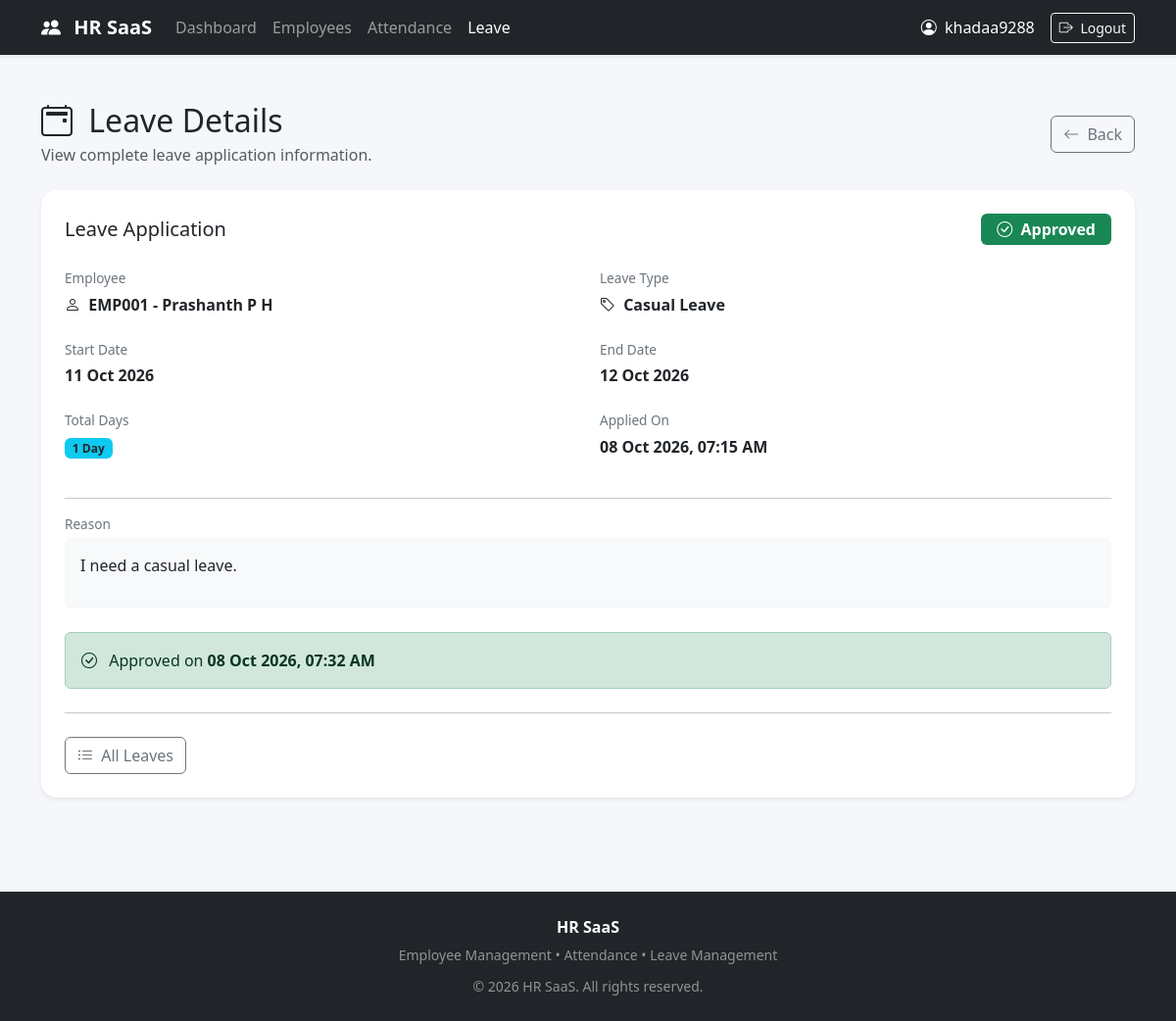
Screenshot of /leave/2/ (signed in) with the database file from the repository.
### leave/models.py (models this page shows, shortened)
class Leave(models.Model):
    LEAVE_TYPE_CHOICES = [
        ("Casual Leave", "Casual Leave"),
        ("Sick Leave", "Sick Leave"),
        ("Earned Leave", "Earned Leave"),
        ("Maternity Leave", "Maternity Leave"),
        ("Paternity Leave", "Paternity Leave"),
        ("Unpaid Leave", "Unpaid Leave"),
        ("Other", "Other"),
    ]
    STATUS_CHOICES = [
        ("Pending", "Pending"),
        ("Approved", "Approved"),
        ("Rejected", "Rejected"),
        ("Cancelled", "Cancelled"),
    ]
    employee = models.ForeignKey(
        Employee,
        on_delete=models.CASCADE,
        related_name="leave_requests"
    )
    leave_type = models.CharField(
        max_length=50,
        choices=LEAVE_TYPE_CHOICES
    )
    start_date = models.DateField()
    end_date = models.DateField()
    days = models.PositiveIntegerField(
        editable=False,
        default=1
    )
    reason = models.TextField()
    status = models.CharField(
        max_length=20,
        choices=STATUS_CHOICES,
        default="Pending"
    )
    applied_at = models.DateTimeField(
        auto_now_add=True
    )
    updated_at = models.DateTimeField(
        auto_now=True
    )
    approved_at = models.DateTimeField(
        null=True,
        blank=True
    )
    class Meta:
        ordering = ["-applied_at"]
        verbose_name = "Leave Request"
        verbose_name_plural = "Leave Requests"

### employees/models.py (models this page shows)
class Employee(models.Model):
    GENDER_CHOICES = [
        ("Male", "Male"),
        ("Female", "Female"),
        ("Other", "Other"),
    ]
    EMPLOYMENT_CHOICES = [
        ("Full Time", "Full Time"),
        ("Part Time", "Part Time"),
        ("Contract", "Contract"),
        ("Intern", "Intern"),
    ]
    STATUS_CHOICES = [
        ("Active", "Active"),
        ("Inactive", "Inactive"),
        ("On Leave", "On Leave"),
    ]
    employee_id = models.CharField(
        max_length=20,
        unique=True
    )
    first_name = models.CharField(
        max_length=100
    )
    last_name = models.CharField(
        max_length=100
    )
    email = models.EmailField(
        unique=True
    )
    phone = models.CharField(
        max_length=20
    )
    date_of_birth = models.DateField(
        null=True,
        blank=True
    )
    gender = models.CharField(
        max_length=20,
        choices=GENDER_CHOICES
    )
    department = models.CharField(
        max_length=100
    )
    designation = models.CharField(
        max_length=100
    )
    employment_type = models.CharField(
        max_length=20,
        choices=EMPLOYMENT_CHOICES,
        default="Full Time"
    )
    joining_date = models.DateField()
    salary = models.DecimalField(
        max_digits=12,
        decimal_places=2
    )
    status = models.CharField(
        max_length=20,
        choices=STATUS_CHOICES,
        default="Active"
    )
    address = models.TextField(
        blank=True
    )
    emergency_contact = models.CharField(
        max_length=20,
        blank=True
    )
    profile_photo = models.ImageField(
        upload_to="employees/",
        blank=True,
        null=True
    )
    created_at = models.DateTimeField(
        auto_now_add=True
    )
    updated_at = models.DateTimeField(
        auto_now=True
    )
    class Meta:
        ordering = ["-created_at"]
    def __str__(self):
        return f"{self.employee_id} - {self.first_name} {self.last_name}"

### leave/views.py (the view)
@login_required
def leave_detail(request, pk):
    leave = get_object_or_404(
        Leave.objects.select_related("employee"),
        pk=pk,
    )
    return render(
        request,
        "leave/leave_detail.html",
        {
            "leave": leave,
            "is_hr_or_admin": is_hr_or_admin(request.user),
        },
    )

### leave/views.py (called while the page is built)
def is_hr_or_admin(user):
    if not user.is_authenticated:
        return False
    if user.is_superuser or user.is_staff:
        return True
    try:
        role = user.profile.role
        return role in ["HR", "ADMIN"]
    except Exception:
        return False

### templates/leave/leave_detail.html (shortened to what this page needs)
<!DOCTYPE html>
<html lang="en">
<head>
    <link
        href="https://cdn.jsdelivr.net/npm/bootstrap@5.3.3/dist/css/bootstrap.min.css"
        rel="stylesheet"
    >
    <link
        href="https://cdn.jsdelivr.net/npm/bootstrap-icons@1.11.3/font/bootstrap-icons.css"
        rel="stylesheet"
    >
</head>
<body>
<nav class="navbar navbar-expand-lg navbar-dark bg-dark shadow-sm">
    <div class="container">
        <a class="navbar-brand" href="/">
            <i class="bi bi-people-fill me-2"></i>
            HR SaaS
        </a>
        <div class="collapse navbar-collapse" id="navbarNav">
            <ul class="navbar-nav me-auto">
                <li class="nav-item">
                    <a class="nav-link" href="/">
                        Dashboard
                    </a>
                </li>
                <li class="nav-item">
                    <a class="nav-link" href="/employees/">
                        Employees
                    </a>
                </li>
                <li class="nav-item">
                    <a class="nav-link" href="/attendance/">
                        Attendance
                    </a>
                </li>
                <li class="nav-item">
                    <a class="nav-link active" href="{% url 'leave:list' %}">
                        Leave
                    </a>
                </li>
            </ul>
            {% if user.is_authenticated %}
                <span class="text-white me-3">
                    <i class="bi bi-person-circle me-1"></i>
                    {{ user.username }}
                </span>
                <form method="post"
                      action="{% url 'logout' %}"
                      class="d-inline">
                    <button class="btn btn-outline-light btn-sm">
                        <i class="bi bi-box-arrow-right me-1"></i>
                        Logout
                    </button>
                </form>
            {% endif %}
        </div>
    </div>
</nav>
<div class="container py-5">
    <div class="d-flex justify-content-between align-items-center mb-4">
        <div>
            <h2 class="mb-1">
                <i class="bi bi-calendar2-event me-2"></i>
                Leave Details
            </h2>
            <p class="text-muted mb-0">
                View complete leave application information.
            </p>
        </div>
        <a
            href="{% url 'leave:list' %}"
            class="btn btn-outline-secondary"
        >
            <i class="bi bi-arrow-left me-1"></i>
            Back
        </a>
    </div>
    <div class="card shadow-sm">
        <div class="card-body p-4">
            <div class="d-flex justify-content-between align-items-center mb-4">
                <h5 class="mb-0">
                    Leave Application
                </h5>
                {% if leave.status == "Pending" %}
                    <span class="badge bg-warning text-dark fs-6 px-3 py-2">
                        <i class="bi bi-hourglass-split me-1"></i>
                        Pending
                    </span>
                {% elif leave.status == "Approved" %}
                    <span class="badge bg-success fs-6 px-3 py-2">
                        <i class="bi bi-check-circle me-1"></i>
                        Approved
                    </span>
                {% elif leave.status == "Rejected" %}
                    <span class="badge bg-danger fs-6 px-3 py-2">
                        <i class="bi bi-x-circle me-1"></i>
                        Rejected
                    </span>
                {% elif leave.status == "Cancelled" %}
                    <span class="badge bg-secondary fs-6 px-3 py-2">
                        <i class="bi bi-slash-circle me-1"></i>
                        Cancelled
                    </span>
                {% endif %}
            </div>
            <div class="row g-4">
                <div class="col-md-6">
                    <div class="detail-label">
                        Employee
                    </div>
                    <div class="detail-value">
                        <i class="bi bi-person me-1"></i>
                        {{ leave.employee }}
                    </div>
                </div>
                <div class="col-md-6">
                    <div class="detail-label">
                        Leave Type
                    </div>
                    <div class="detail-value">
                        <i class="bi bi-tag me-1"></i>
                        {{ leave.leave_type }}
                    </div>
                </div>
                <div class="col-md-6">
                    <div class="detail-label">
                        Start Date
                    </div>
                    <div class="detail-value">
                        {{ leave.start_date|date:"d M Y" }}
                    </div>
                </div>
                <div class="col-md-6">
                    <div class="detail-label">
                        End Date
                    </div>
                    <div class="detail-value">
                        {{ leave.end_date|date:"d M Y" }}
                    </div>
                </div>
                <div class="col-md-6">
                    <div class="detail-label">
                        Total Days
                    </div>
                    <div class="detail-value">
                        <span class="badge bg-info text-dark">
                            {{ leave.days }} Day{{ leave.days|pluralize }}
                        </span>
                    </div>
                </div>
                <div class="col-md-6">
                    <div class="detail-label">
                        Applied On
                    </div>
                    <div class="detail-value">
                        {{ leave.applied_at|date:"d M Y, h:i A" }}
                    </div>
                </div>
                <div class="col-12">
                    <hr>
                    <div class="detail-label">
                        Reason
                    </div>
                    <div class="p-3 bg-light rounded">
                        {% if leave.reason %}
                            {{ leave.reason|linebreaks }}
                        {% else %}
                            <span class="text-muted">
                                No reason provided.
                            </span>
                        {% endif %}
                    </div>
                </div>
                {% if leave.approved_at %}
                    <div class="col-12">
                        <div class="alert alert-success mb-0">
                            <i class="bi bi-check-circle me-2"></i>
                            Approved on
                            <strong>
                                {{ leave.approved_at|date:"d M Y, h:i A" }}
                            </strong>
                        </div>
                    </div>
                {% endif %}
            </div>
            <hr class="my-4">
            <div class="d-flex flex-wrap gap-2">
                <a
                    href="{% url 'leave:list' %}"
                    class="btn btn-outline-secondary"
                >
                    <i class="bi bi-list-ul me-1"></i>
                    All Leaves
                </a>
            </div>
        </div>
    </div>
</div>
<footer class="text-white text-center py-4 mt-5">
    <div class="container">
        <p class="mb-1">
            <strong>HR SaaS</strong>
        </p>
        <small class="text-white-50">
            Employee Management • Attendance • Leave Management
        </small>
        <div class="mt-2">
            <small class="text-white-50">
                © 2026 HR SaaS. All rights reserved.
            </small>
        </div>
    </div>
</footer>
</body>
</html>

### templates/leave/leave_detail.html (style rules this page uses)
body { background: #f5f7fb; }
.navbar-brand { font-weight: 700; }
.card { border: none; border-radius: 16px; }
.detail-label { color: #6c757d; font-size: 0.85rem; margin-bottom: 4px; }
.detail-value { font-weight: 600; }
footer { background: #212529; }

### rows the page displays
Leave: employee "EMP001 - Prashanth P H", leave_type "Casual Leave", start_date "11 Oct 2026", end_date "12 Oct 2026", days "1", applied_at "08 Oct 2026, 07:15 AM", reason "I need a casual leave.", approved_at "08 Oct 2026, 07:32 AM"

### other values shown
{{ user.username }} "khadaa9288"
